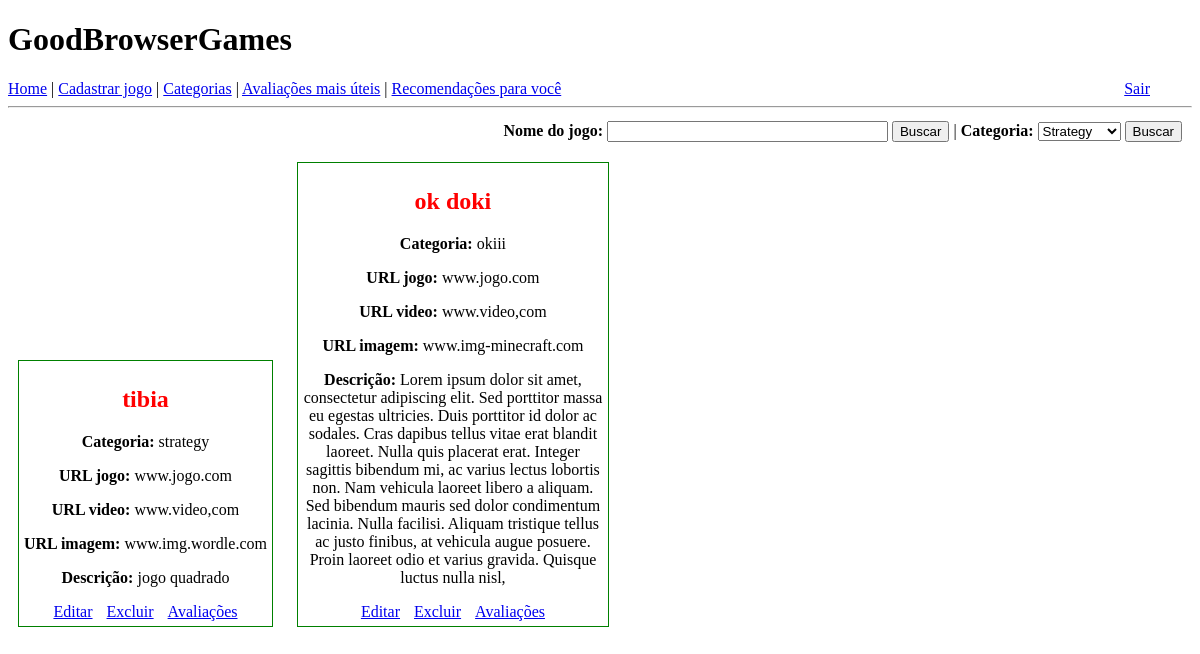
Before: /index (signed in) with the older database file.
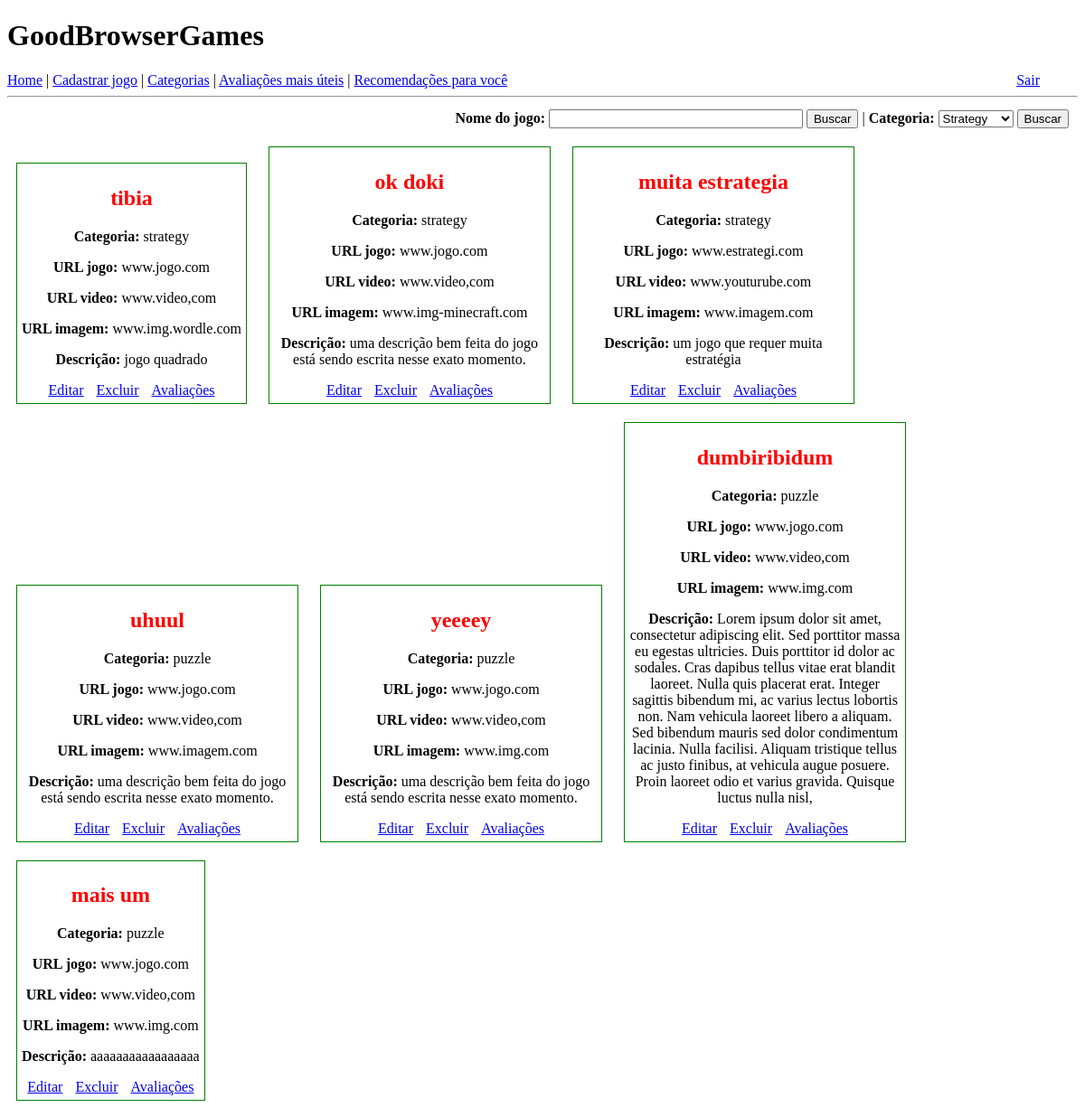
After: the same page with the newer database file.
### app/models.py (models this page shows)
class Jogo(db.Model):
    id = db.Column(db.Integer, primary_key=True)
    nome = db.Column(db.String(128), index=True, )
    categoria = db.Column(db.String(64), index=True)
    url_jogo = db.Column(db.String, index=True)
    url_video = db.Column(db.String, index=True)
    url_imagem = db.Column(db.String, index=True)
    descricao = db.Column(db.String, index=True)

### app/routes.py (the view, shortened to what this page needs)
@app.route("/", methods=["GET", "POST"])
@app.route("/index", methods=["GET", "POST"])
@login_required
def index():
    jogos = Jogo.query.all()
    form_nome = FiltrarPorNomeForm()
    form_cat = FiltrarPorCategoriaForm()
    return render_template("index.html", form_nome=form_nome, form_cat=form_cat, jogos=jogos)

### app/forms.py
class FiltrarPorNomeForm(FlaskForm):
    nome = StringField("Nome do jogo")
    submit = SubmitField("Buscar")

class FiltrarPorCategoriaForm(FlaskForm):
    opcoes_de_categorias = [
        ("strategy", "Strategy"),
        ("shooter", "Shooter"),
        ("puzzle", "Puzzle"),
        ("arcade", "Arcade"),
        ("rpg", "RPG"),
        ("sports", "Sports"),
        ("action", "Action"),
        ("adventure", "Adventure"),
    ]
    categorias = list(Categoria.query.all())
    if categorias:
        for cat in categorias:
            opcoes_de_categorias.append((cat.nome, cat.nome.capitalize()))
    categoria = SelectField("Categoria", choices=opcoes_de_categorias)
    submit = SubmitField("Buscar")

### app/models.py (called while the page is built)
@login.user_loader
def load_user(id):
    return User.query.get(int(id))

### app/templates/index.html (shortened to what this page needs)
{% extends "base.html" %}
{% block content %}
    <div id="container">
        <div id="form">
            <form action="" method="post" novalidate>
                <span>
                    <b>{{ form_nome.nome.label }}:</b>
                    {{ form_nome.nome(size=32) }}
                </span>
                <span>  {{ form_cat.submit() }}</span>
                 |
                <span>
                    <b>{{ form_cat.categoria.label }}:</b>
                    {{ form_cat.categoria }}
                </span>
                <span>  {{ form_cat.submit() }}</span>
            </form>
        </div>
        {% for jogo in jogos %}
        <div class="jogo">
            <h2>{{ jogo.nome }}</h2>
            <p><b>Categoria:</b> {{ jogo.categoria }}</p>
            <p><b>URL jogo:</b> {{ jogo.url_jogo }}</p>
            <p><b>URL video:</b> {{ jogo.url_video }}</p>
            <p><b>URL imagem:</b> {{ jogo.url_imagem }}</p>
            <p><b>Descrição:</b> {{ jogo.descricao }}</p>
            <p class="botoes"><a href="/editar-jogo/{{jogo.id}}">Editar</a></p>
            <p class="botoes"><a href="/delete-jogo/{{jogo.id}}">Excluir</a></p>
            <p class="botoes"><a href="/listar-avaliacoes/{{jogo.id}}">Avaliações</a></p>
        </div>
        {% endfor %}
    </div>
{% endblock %}

### app/templates/base.html (shortened to what this page needs)
<!DOCTYPE html>
<html>
    <head>
    </head>
    <body>
        <h1>GoodBrowserGames</h1>
        <div>
            <a href="{{ url_for('index') }}">Home</a> |
            <a href="{{ url_for('cadastrar_jogo') }}">Cadastrar jogo</a> |
            <a href="{{ url_for('listar_categorias') }}">Categorias</a> |
            <a href="{{ url_for('avaliacoes_mais_uteis') }}">Avaliações mais úteis</a> |
            <a href="{{ url_for('recomendacoes') }}">Recomendações para você</a>
            <span style="position: absolute; right: 50px;">
                {% if current_user.is_anonymous %}
                <a href="{{ url_for('login') }}">Entrar</a>
                {% else %}
                <a href="{{ url_for('logout') }}">Sair</a>
                {% endif %}
            </span>
        </div>
        <hr>
        {% block content %}{% endblock %}
    </body>
</html>

### app/templates/index.html (style rules this page uses)
.jogo { border: 1px solid green; display: inline-block; max-width: 300px; margin: 10px; padding: 5px; text-align: center; }
.jogo h2 { color: red; }
.botoes { display: inline; width: 48%; margin: 5px; }
#form { text-align: right; margin: 5px; padding: 5px; }

Changed rows visible on the page:
changed Jogo "ok doki": categoria "okiii" → "strategy"; descricao "Lorem ipsum dolor sit amet, consectetur adipiscing elit. Sed porttitor massa eu egestas ultricies. Duis porttitor id dolor ac sodales. Cras dapibus tellus vitae erat blandit laoreet. Nulla quis placerat erat. Integer sagittis bibendum mi, ac varius lectus lobortis non. Nam vehicula laoreet libero a aliquam. Sed bibendum mauris sed dolor condimentum lacinia. Nulla facilisi. Aliquam tristique tellus ac justo finibus, at vehicula augue posuere. Proin laoreet odio et varius gravida. Quisque luctus nulla nisl," → "uma descrição bem feita do jogo está sendo escrita nesse exato momento."
added Jogo: nome "muita estrategia", categoria "strategy", url_jogo "www.estrategi.com", url_video "www.youturube.com", url_imagem "www.imagem.com", descricao "um jogo que requer muita estratégia"
added Jogo: nome "uhuul", categoria "puzzle", url_jogo "www.jogo.com", url_video "www.video,com", url_imagem "www.imagem.com", descricao "uma descrição bem feita do jogo está sendo escrita nesse exato momento."
added Jogo: nome "yeeeey", categoria "puzzle", url_jogo "www.jogo.com", url_video "www.video,com", url_imagem "www.img.com", descricao "uma descrição bem feita do jogo está sendo escrita nesse exato momento."
added Jogo: nome "dumbiribidum", categoria "puzzle", url_jogo "www.jogo.com", url_video "www.video,com", url_imagem "www.img.com", descricao "Lorem ipsum dolor sit amet, consectetur adipiscing elit. Sed porttitor massa eu egestas ultricies. Duis porttitor id dolor ac sodales. Cras dapibus tellus vitae erat blandit laoreet. Nulla quis placerat erat. Integer sagittis bibendum mi, ac varius lectus lobortis non. Nam vehicula laoreet libero a aliquam. Sed bibendum mauris sed dolor condimentum lacinia. Nulla facilisi. Aliquam tristique tellus ac justo finibus, at vehicula augue posuere. Proin laoreet odio et varius gravida. Quisque luctus nulla nisl,"
added Jogo: nome "mais um", categoria "puzzle", url_jogo "www.jogo.com", url_video "www.video,com", url_imagem "www.img.com", descricao "aaaaaaaaaaaaaaaaa"
